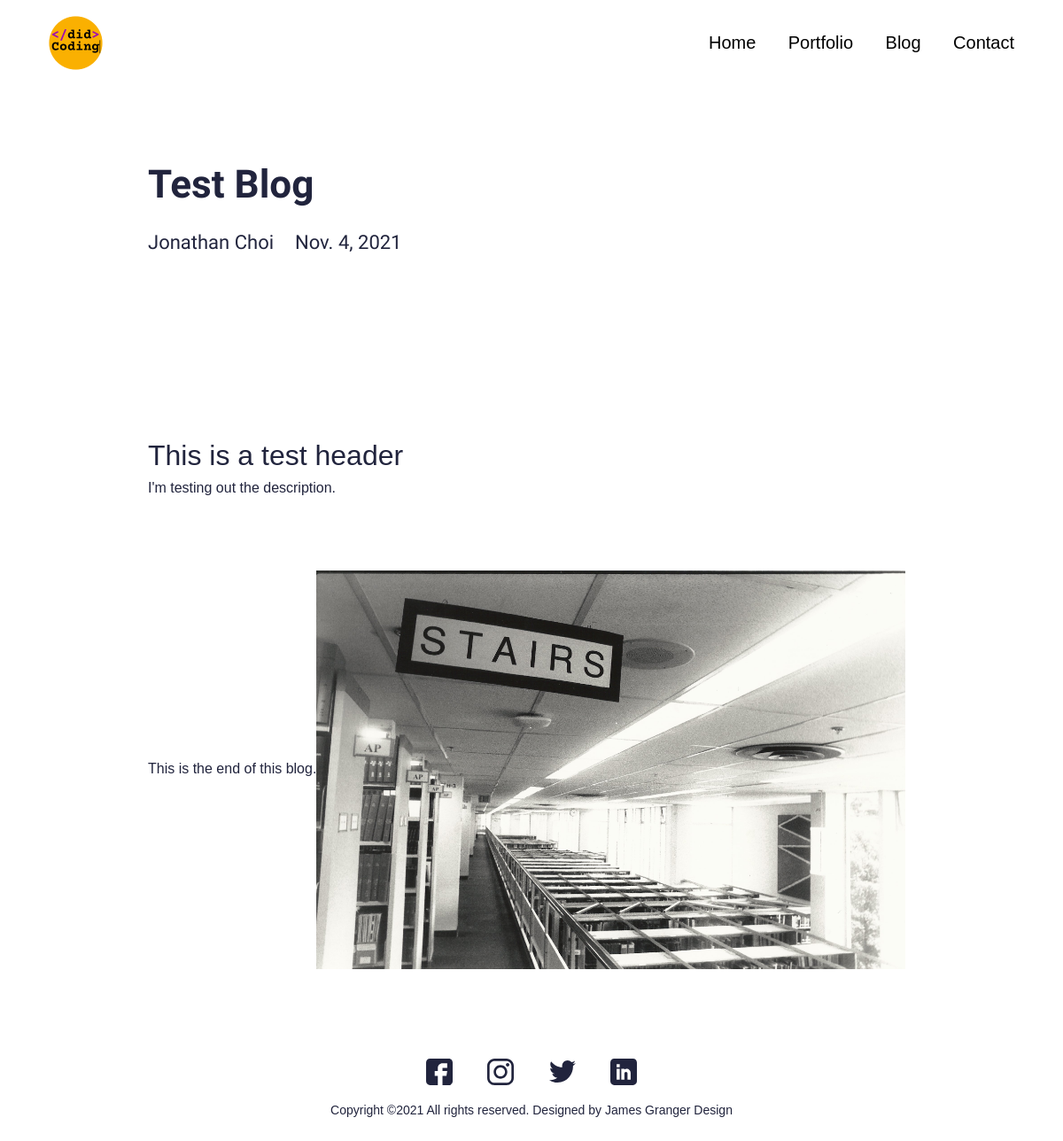
The page /blog/test-blog on the database its author committed.
### main/models.py (models this page shows, shortened)
class Blog(models.Model):
    class Meta:
        verbose_name_plural = 'Blog Profiles'
        verbose_name = 'Blog'
        ordering = ["timestamp"]
    timestamp = models.DateTimeField(auto_now_add=True)
    author = models.CharField(max_length=200, blank=True, null=True)
    name = models.CharField(max_length=200, blank=True, null=True)
    description = models.CharField(max_length=500, blank=True, null=True)
    body = RichTextField(blank=True, null=True)
    slug = models.SlugField(null=True, blank=True)
    image = models.ImageField(blank=True, null=True, upload_to="blog")
    is_active = models.BooleanField(default=True)

### main/views.py (the view)
# urls.py: path('blog/<slug:slug>', views.BlogDetailView.as_view(), name="blog"),
class BlogDetailView(generic.DetailView):
    model = Blog
    template_name = "main/blog-detail.html"

### resume_demo/context_processors.py (called while the page is built)
def project_context(request):
    context = {
        'me': User.objects.first(),
    }
    return context

### main/templates/main/blog-detail.html (shortened to what this page needs)
{% extends 'main/base.html' %}
{% load static %}
{% block content %}
<section>
  <div class="innerPageBannerCol">
    <div class="container">
      <div class="row g-4 g-md-3  align-items-center">
        <div class="col-md-6">
          <div class="bannerContent">
            <h1 class="xlTitle pb-md-3">{{object.name|title}}</h1>
          </div>
        </div>
      </div>
      <div class="row">
        <div class="col-md-auto">
          <div class="authorCol">
            <h4 class="smTitle pb-3">{{object.author|title}}</h4>
          </div>
        </div>
        <div class="col-md">
          <h4 class="smTitle pb-3">{{object.timestamp.date}}</h4>
        </div>
      </div>
    </div>
  </div>
</section>
<section>
  <div class="sectionSpaceSm">
    <div class="container">
      {{object.body|safe}}
    </div>
  </div>
</section>
{% endblock %}

### static/css/style.css (style rules this page uses)
:root { --primaryColor: #9C07B6; --primaryDarkColor: #3D0048; --primaryHoverColor: #900AA8; --secondaryColor: #F9B000; --baseColor: #21243D; --baseFont: 'Heebo', sans-serif; --titleFont: 'Varela Round', monospace; --regular: 400; --medium: 500; --bold: 700; --black: 900; --lightBg: #F1F1F1; }
html { scroll-behavior: smooth; }
body { font-family: var(--baseFont); color: var(--baseColor); line-height: normal; }
img { max-width: 100%; }
.xlTitle { font-size: 44px; line-height: 1.3; font-weight: var(--bold); font-family: var(--titleFont) }
.smTitle { font-size: 22px; line-height: normal; font-weight: var(--regular); font-family: var(--titleFont) }
.sectionSpaceSm { padding: 35px 0; }
.innerPageBannerCol { padding: 180px 0 150px; }
@media (min-width:992px) { .container, .container-lg, .container-md, .container-sm, .container-xl, .container-xxl { max-width: 890px; } }

### rows shown on the page
Blog: name "Test Blog", author "Jonathan Choi", timestamp "Nov. 4, 2021", body "This is a test header I'm testing out the description. This is the end of this blog.", body (picture)
